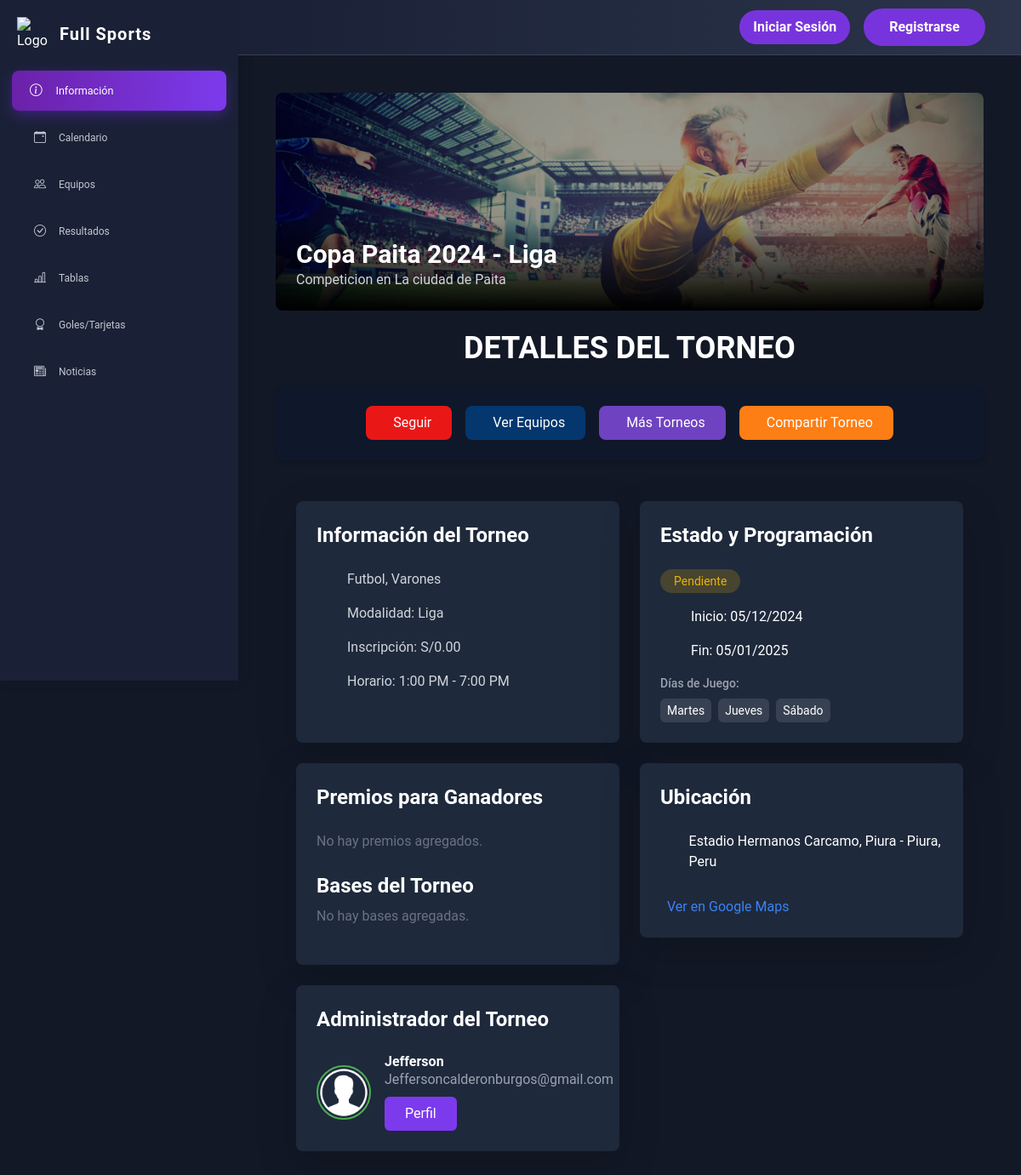
Screenshot of /vista_paginas/tournament_overview_pagina.php?tournament_id=1&version_id=2 with the database file from the repository.
### tables this page shows
CREATE TABLE `tournaments` (
  `id` int(11) NOT NULL,
  `name` varchar(255) NOT NULL,
  `description` text DEFAULT NULL,
  `competition_type` enum('Aficionado','Profesional') NOT NULL,
  `sport_type` enum('Futbol','Futbol 7','Futbol 8','Fulbito','Futsal') NOT NULL,
  `gender` enum('General','Varones','Mujeres','Menores') NOT NULL,
  `url_slug` varchar(100) NOT NULL,
  `created_by` int(11) DEFAULT NULL,
  `created_at` timestamp NOT NULL DEFAULT current_timestamp(),
  `cover_image` varchar(255) DEFAULT NULL,
  `user_id` int(11) DEFAULT NULL,
  `logo_image` varchar(255) DEFAULT NULL
);

CREATE TABLE `tournament_versions` (
  `id` int(11) NOT NULL,
  `tournament_id` int(11) NOT NULL,
  `format_type` enum('Liga','Eliminatoria','Play Off','Relámpago') NOT NULL,
  `name` varchar(255) NOT NULL,
  `points_winner` int(11) DEFAULT 3,
  `points_draw` int(11) DEFAULT 1,
  `points_loss` int(11) DEFAULT 0,
  `points_walkover` int(11) DEFAULT 0,
  `created_at` timestamp NOT NULL DEFAULT current_timestamp()
);

CREATE TABLE `tournament_version_details` (
  `id` int(11) NOT NULL,
  `version_id` int(11) NOT NULL,
  `tournament_name` varchar(255) NOT NULL,
  `start_date` date NOT NULL,
  `end_date` date NOT NULL,
  `country` varchar(20) NOT NULL,
  `city` varchar(100) NOT NULL,
  `address` text NOT NULL,
  `registration_fee` decimal(10,2) DEFAULT 0.00,
  `google_maps_url` text DEFAULT NULL,
  `playing_days` varchar(100) NOT NULL,
  `match_time_range` varchar(50) NOT NULL,
  `status` enum('Pendiente','En Progreso','Finalizado') DEFAULT 'Pendiente',
  `created_at` timestamp NOT NULL DEFAULT current_timestamp(),
  `cover_image` varchar(255) DEFAULT NULL,
  `prizes` text DEFAULT NULL,
  `tournament_bases` text DEFAULT NULL
);

### vista_paginas/tournament_overview_pagina.php (the view, shortened to what this page needs)
<?php
require_once "../config/connection.php";
$tournament_id = $_GET['tournament_id'] ?? null;
$version_id = $_GET['version_id'] ?? null;
$sql = "SELECT
            t.*,
            tv.*,
            tvd.*,
            IFNULL(u.name, 'N/A') AS admin_name,
            IFNULL(u.email, 'N/A') AS admin_email,
            u.role AS admin_role
        FROM tournaments t
        JOIN tournament_versions tv ON t.id = tv.tournament_id
        JOIN tournament_version_details tvd ON tv.id = tvd.version_id
        LEFT JOIN usertable u ON t.user_id = u.id
        WHERE t.id = ? AND tv.id = ?";
$stmt = $con->prepare($sql);
$stmt->bind_param("ii", $tournament_id, $version_id);
$stmt->execute();
$result = $stmt->get_result();
$tournament_data = $result->fetch_assoc();
$prizes = $tournament_data['prizes'] ? explode(',', $tournament_data['prizes']) : [];
$bases = $tournament_data['tournament_bases'] ? explode(',', $tournament_data['tournament_bases']) : [];
?>
<!DOCTYPE html>
<html lang="es">
<head>
    <script src="https://cdn.tailwindcss.com"></script>
    <link href="https://cdn.jsdelivr.net/npm/remixicon@3.5.0/fonts/remixicon.css" rel="stylesheet">
    <link rel="stylesheet" href="https://cdn.jsdelivr.net/npm/sweetalert2@11/dist/sweetalert2.min.css">
    <link rel="stylesheet" href="https://cdn.jsdelivr.net/npm/flatpickr/dist/flatpickr.min.css">
    <link rel="stylesheet" href="https://cdnjs.cloudflare.com/ajax/libs/font-awesome/5.15.4/css/all.min.css">
    <link href="https://cdnjs.cloudflare.com/ajax/libs/font-awesome/6.0.0-beta3/css/all.min.css" rel="stylesheet">
    <link href="https://cdn.jsdelivr.net/npm/bootstrap@5.3.0/dist/css/bootstrap.min.css" rel="stylesheet">
    <link href="https://cdn.jsdelivr.net/npm/bootstrap-icons/font/bootstrap-icons.css" rel="stylesheet">
    <link href="../public/css/style.css" rel="stylesheet">
</head>
<body>
    <div class="sidebar" id="sidebar">
        <div class="brand">
            <img src="../public/img/logo.png" alt="Logo" class="brand-logo">
            <h4>Full Sports</h4>
        </div>
        <br>
        <a href="../vista_paginas/tournament_overview_pagina.php?tournament_id=<?php echo htmlspecialchars($tournament['id']); ?>&version_id=<?php echo htmlspecialchars($tournament['version_id']); ?>" style="font-size: 12px; background: linear-gradient(90deg, #6b21a8, #7c3aed);
        color: white; box-shadow: 0 5px 15px rgba(109, 40, 217, 0.4); transform: scale(1.05);">
            <i class="bi bi-info-circle" style="font-size: 14px;"></i><span>Información</span>
        </a>
        <a href="../vista_paginas/calendar.php?tournament_id=<?php echo $tournament_id; ?>&version_id=<?php echo $version_id; ?>"
            style="font-size: 12px;">
            <i class="bi bi-calendar-event" style="font-size: 14px;"></i><span>Calendario</span>
        </a>
        <a href="../vista_paginas/tournament_teams.php" style="font-size: 12px;">
            <i class="bi bi-people" style="font-size: 14px;"></i><span>Equipos</span>
        </a>
        <a href="" style="font-size: 12px;">
            <i class="bi bi-check-circle" style="font-size: 14px;"></i><span>Resultados</span>
        </a>
        <a href="" style="font-size: 12px;">
            <i class="bi bi-bar-chart-line" style="font-size: 14px;"></i><span>Tablas</span>
        </a>
        <a href="" style="font-size: 12px;">
            <i class="bi bi-award" style="font-size: 14px;"></i><span>Goles/Tarjetas</span>
        </a>
        <a href="#" style="font-size: 12px;">
            <i class="bi bi-newspaper" style="font-size: 14px;"></i><span>Noticias</span>
        </a>
    </div>
    <nav class="navbar navbar-expand-lg" id="navbar">
        <div class="container-fluid">
            <ul class="navbar-nav ms-auto">
                <div class="hidden lg:flex items-center space-x-4">
                    <a href="./auth/login.php" class="btn-secondary">Iniciar Sesión</a>
                    <a href="./auth/register.php" class="btn-primary">Registrarse</a>
                </div>
            </ul>
        </div>
    </nav>
    <div class="content" id="content">
        <div class="p-6">
            <div class="relative h-64 rounded-lg overflow-hidden mb-6">
                <img src="<?php echo htmlspecialchars('../public/' . ($tournament_data['cover_image'] ?? '../public/img/banner.jpg')); ?>"
                    alt="Tournament Cover" class="w-full h-full object-cover">
                <div class="absolute bottom-0 left-0 right-0 p-6 bg-gradient-to-t from-black to-transparent">
                    <h1 class="text-3xl font-bold"><?php echo htmlspecialchars($tournament_data['name']); ?></h1>
                    <p class="text-gray-300"><?php echo htmlspecialchars($tournament_data['description']); ?></p>
                </div>
            </div>
            <h1 class="text-4xl font-semibold text-white text-center mb-4">DETALLES DEL TORNEO</h1>
            <div class="flex justify-center items-center mb-4 p-4 bg-[#0f172a] rounded-lg shadow-md">
                <div class="flex space-x-4">
                    <button
                        class="px-4 py-2 bg-[#ea1717] text-white rounded-lg hover:bg-[#e02323] transition duration-300 ease-in-out transform hover:scale-105 flex items-center gap-2"
                        aria-label="Seguir torneo">
                        <i class="ri-thumb-up-line text-lg"></i> Seguir
                    </button>
                    <button
                        class="px-4 py-2 bg-[#04376e] text-white rounded-lg hover:bg-[#13357b] transition duration-300 ease-in-out transform hover:scale-105 flex items-center gap-2"
                        onclick="window.location.href='tournament_teams.php?tournament_id=<?php echo htmlspecialchars($tournament_id); ?>'"
                        aria-label="Ver equipos">
                        <i class="ri-team-line text-lg"></i> Ver Equipos
                    </button>
                    <button
                        class="px-4 py-2 bg-[#6F42C1] text-white rounded-lg hover:bg-[#5a2d98] transition duration-300 ease-in-out transform hover:scale-105 flex items-center gap-2"
                        aria-label="Más torneos">
                        <i class="ri-trophy-line text-lg"></i> Más Torneos
                    </button>
                    <button
                        class="px-4 py-2 bg-[#FD7E14] text-white rounded-lg hover:bg-[#e06e00] transition duration-300 ease-in-out transform hover:scale-105 flex items-center gap-2"
                        id="shareButton" aria-label="Compartir torneo">
                        <i class="ri-share-line text-lg"></i> Compartir Torneo
                    </button>
                </div>
            </div>
            <div class="grid grid-cols-1 md:grid-cols-2 gap-6 mb-8 p-4">
                <div class="bg-[#1E293B] rounded-lg p-6 shadow-lg">
                    <h2 class="text-2xl font-semibold text-white mb-4">Información del Torneo</h2>
                    <div class="space-y-4 text-gray-300">
                        <div class="flex items-center">
                            <span
                                class="ml-3"><?php echo htmlspecialchars($tournament_data['sport_type'] . ', ' . $tournament_data['gender']); ?></span>
                        </div>
                        <div class="flex items-center">
                            <span class="ml-3">Modalidad:
                                <?php echo htmlspecialchars($tournament_data['format_type']); ?></span>
                        </div>
                        <div class="flex items-center">
                            <span class="ml-3">Inscripción:
                                S/<?php echo number_format($tournament_data['registration_fee'], 2); ?></span>
                        </div>
                        <div class="flex items-center">
                            <span class="ml-3">Horario:
                                <?php echo htmlspecialchars($tournament_data['match_time_range']); ?></span>
                        </div>
                    </div>
                </div>
                <div class="bg-[#1E293B] rounded-lg p-6 shadow-lg">
                    <h2 class="text-2xl font-semibold text-white mb-4">Estado y Programación</h2>
                    <div class="space-y-4">
                        <div class="flex items-center">
                            <span class="px-3 py-1 rounded-full text-sm
                    <?php echo $tournament_data['status'] == 'Pendiente' ? 'bg-yellow-500/20 text-yellow-500' :
                        ($tournament_data['status'] == 'En Progreso' ? 'bg-green-500/20 text-green-500' :
                            'bg-blue-500/20 text-blue-500'); ?>">
                                <?php echo htmlspecialchars($tournament_data['status']); ?>
                            </span>
                        </div>
                        <div class="flex items-center">
                            <span class="ml-3">Inicio:
                                <?php echo date('d/m/Y', strtotime($tournament_data['start_date'])); ?></span>
                        </div>
                        <div class="flex items-center">
                            <span class="ml-3">Fin:
                                <?php echo date('d/m/Y', strtotime($tournament_data['end_date'])); ?></span>
                        </div>
                        <div>
                            <h3 class="text-sm font-medium text-gray-400 mb-2">Días de Juego:</h3>
                            <div class="flex flex-wrap gap-2">
                                <?php
                                $playing_days = explode(',', $tournament_data['playing_days']);
                                foreach ($playing_days as $day) {
                                    echo "<span class='px-2 py-1 bg-gray-700 rounded-md text-sm'>" . htmlspecialchars($day) . "</span>";
                                }
                                ?>
                            </div>
                        </div>
                    </div>
                </div>
                <div class="bg-[#1E293B] rounded-lg p-6 shadow-lg">
                    <h2 class="text-2xl font-semibold text-white mb-4">Premios para Ganadores</h2>
                    <div id="prizeList" class="mt-2 text-gray-300">
                        <?php if (!empty($prizes)): ?>
                            <?php foreach ($prizes as $prize): ?>
                                <div><?php echo htmlspecialchars(trim($prize)); ?></div>
                            <?php endforeach; ?>
                        <?php else: ?>
                            <div class="text-gray-500">No hay premios agregados.</div>
                        <?php endif; ?>
                    </div>
                    <h3 class="text-2xl font-semibold mt-6 text-white">Bases del Torneo</h3>
                    <div id="baseList" class="mt-2 text-gray-300">
                        <?php if (!empty($bases)): ?>
                            <?php foreach ($bases as $base): ?>
                                <div>
                                    <a href="<?php echo htmlspecialchars(trim($base)); ?>"
                                        class="text-blue-500 hover:text-blue-400"
                                        download><?php echo htmlspecialchars(basename(trim($base))); ?></a>
                                </div>
                            <?php endforeach; ?>
                        <?php else: ?>
                            <div class="text-gray-500">No hay bases agregadas.</div>
                        <?php endif; ?>
                    </div>
                </div>
                <div class="bg-[#1E293B] rounded-lg p-6 mb-8 shadow-lg">
                    <h2 class="text-2xl font-semibold text-white mb-4">Ubicación</h2>
                    <div class="flex items-center mb-4">
                        <span
                            class="ml-3"><?php echo htmlspecialchars($tournament_data['address'] . ', ' . $tournament_data['city'] . ', ' . $tournament_data['country']); ?></span>
                    </div>
                    <?php if (!empty($tournament_data['google_maps_url'])): ?>
                        <a href="<?php echo htmlspecialchars($tournament_data['google_maps_url']); ?>" target="_blank"
                            class="inline-flex items-center text-blue-500 hover:text-blue-400">
                            Ver en Google Maps
                        </a>
                    <?php endif; ?>
                </div>
                <div class="bg-[#1E293B] rounded-lg p-6 shadow-lg">
                    <h2 class="text-2xl font-semibold text-white mb-4">Administrador del Torneo</h2>
                    <div class="flex items-center">
                        <img src="<?php echo htmlspecialchars($tournament_data['profile_image'] ?? '../public/img/usuario1.png'); ?>"
                            alt="Admin Profile" class="w-16 h-16 rounded-full border-2 border-[#4CAF50]">
                        <div class="ml-4">
                            <h3 class="font-semibold text-white">
                                <?php echo htmlspecialchars($tournament_data['admin_name']); ?>
                            </h3>
                            <p class="text-gray-400">
                                <?php echo htmlspecialchars($tournament_data['admin_email']); ?>
                            </p>
                            <button
                                class="mt-2 px-4 py-2 bg-[#7C3AED] text-white rounded-md hover:bg-[#6D28D9] transition duration-300">
                                Perfil
                            </button>
                        </div>
                    </div>
                </div>
            </div>
        </div>
    </div>
</body>
</html>

### rows the page displays
tournaments: tournament_versions.name "Copa Paita 2024 - Liga", description "Competicion en La ciudad de Paita", sport_type+gender "Futbol, Varones", tournament_versions.format_type "Liga", tournament_version_details.registration_fee "0.00", tournament_version_details.match_time_range "1:00 PM - 7:00 PM", tournament_version_details.status "Pendiente", tournament_version_details.start_date "05/12/2024", tournament_version_details.end_date "05/01/2025", tournament_version_details.playing_days "Martes", tournament_version_details.playing_days "Jueves", tournament_version_details.playing_days "Sábado", tournament_version_details.address+city+country "Estadio Hermanos Carcamo, Piura - Piura, Peru"

### other values shown
$tournament_data['admin_name'] "Jefferson"
$tournament_data['admin_email'] "Jeffersoncalderonburgos@gmail.com"
